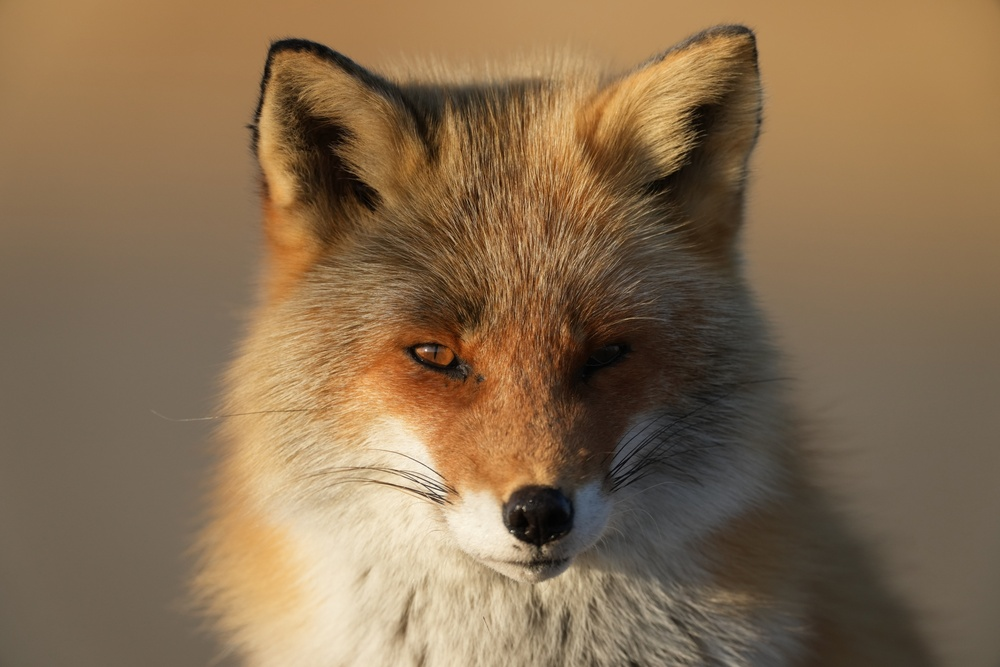
#> input picture week_4/resources/fox.jpg, 1000 x 667 px, shrunk from 2048 x 1365 before the run, found by its file name
$ python q3.py
#> lines starting #> are read from the running program, lines starting #| are printed output that depends on the picture; after the words box and inside, x2 and y2 are one past the last pixel; in counts of white or black regions, pixels touching at a corner belong together
import cv2
import numpy as np

# Load an image
image = cv2.imread("C:\\Users\\ugcse.PG-CP.000\\Desktop\\210962062\\210962062_week4\\resources\\fox.jpg")
#> image is the input picture: shape (667, 1000, 3); mean B, G, R 80.4, 109.8, 135

# Convert the image from BGR to HSV color space
hsv_image = cv2.cvtColor(image, cv2.COLOR_BGR2HSV)
#> hsv_image: shape (667, 1000, 3); mean H, S, V 18.2, 101, 135.1

lower_color = np.array([0, 50, 50])
upper_color = np.array([100, 255, 255])

# Create a mask based on the specified color range
color_mask = cv2.inRange(hsv_image, lower_color, upper_color)
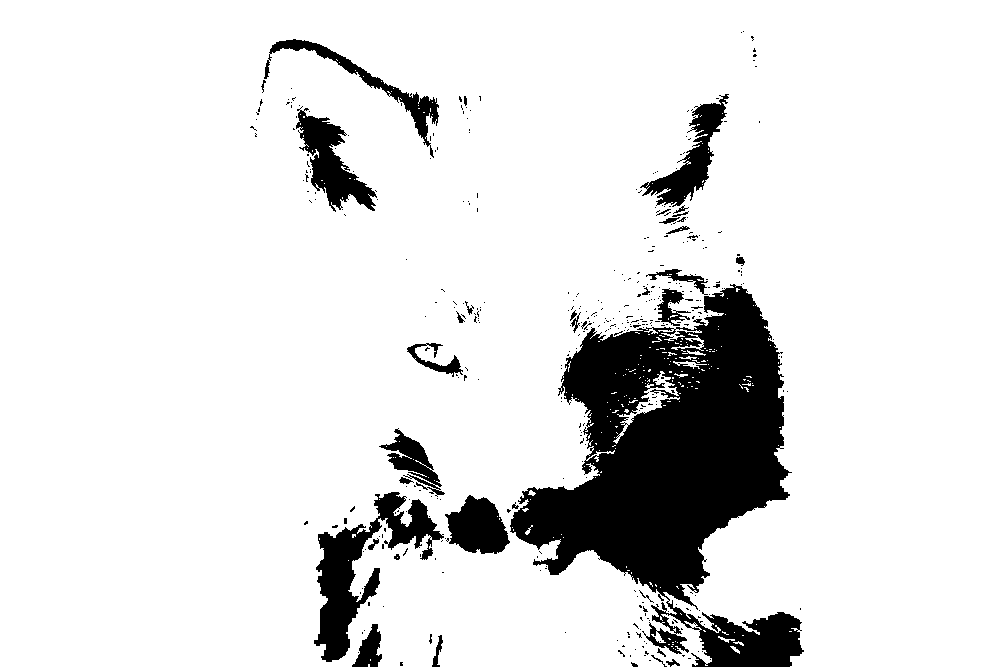
#> color_mask: shape (667, 1000); 88.2% white; 404 black regions (368 under 20 px), largest, box (x1, y1, x2, y2) and area: (510, 284, 804, 667) 54633, (314, 492, 444, 662) 6858, (296, 106, 377, 212) 3336

# Apply the mask to the original image to get the segmented region
segmented_image = cv2.bitwise_and(image, image, mask=color_mask)
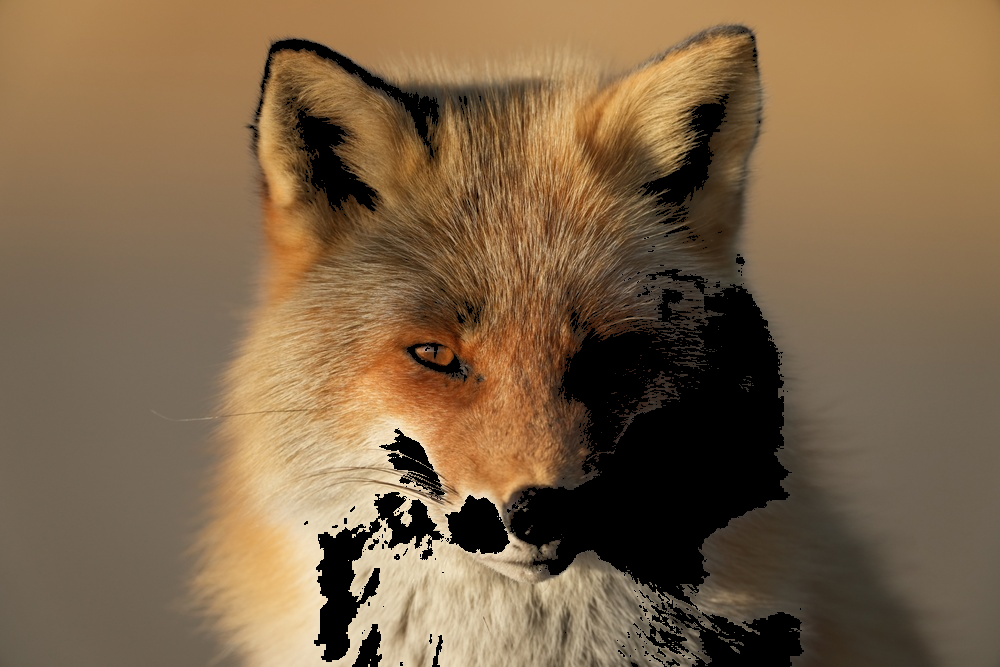
#> segmented_image: shape (667, 1000, 3); mean B, G, R 72, 100.5, 125

# Display the original image and the segmented image
cv2.imshow('Original Image', image)
cv2.imshow('Segmented Image', segmented_image)
cv2.waitKey(0)
cv2.destroyAllWindows()
